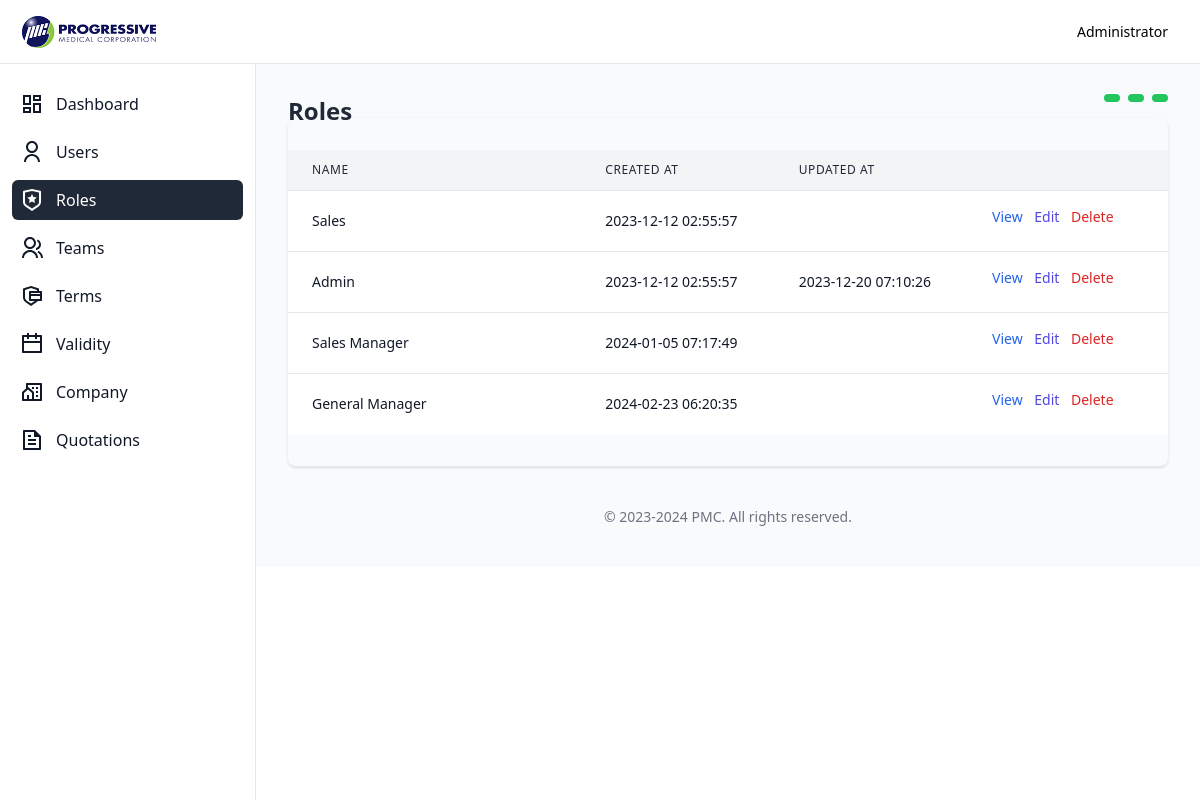
/roles (signed in), run on the app's committed database.
### tables this page shows
CREATE TABLE `role` (
  `id` int(11) NOT NULL,
  `name` varchar(100) NOT NULL,
  `created_at` timestamp NOT NULL DEFAULT current_timestamp(),
  `updated_at` timestamp NULL DEFAULT NULL
);

### Core/functions.php (called while the page is built, shortened)
<?php
function base_path($path)
{
    return BASE_PATH . $path;
}
function view($path, $attributes = [])
{
    extract($attributes);
    require base_path('views/' . $path);
}

### Http/controllers/role/index.php (called while the page is built, shortened)
<?php
$db = App::resolve('Core\Database');
$roles = $db->query("SELECT * FROM role")->get();
view("role/index.view.php", [
    'heading' => "Roles",
    'roles' => $roles,
]);

### public/index.php (called while the page is built, shortened)
<?php
require BASE_PATH . "Core/functions.php";
spl_autoload_register(function($class) {
    $phpMailerNamespace = 'PHPMailer\PHPMailer\\';
    if (strpos($class, $phpMailerNamespace) == 0) {
        $classFile = base_path("vendor/phpmailer/phpmailer/src/" . str_replace($phpMailerNamespace, '', $class) . ".php");
    }
    $classFile = base_path(str_replace('\\', DIRECTORY_SEPARATOR, $class) . ".php");
});
require base_path('bootstrap.php');
$router = new \Core\Router();
$uri = parse_url($_SERVER['REQUEST_URI'])['path'];
$method = $_POST['_method'] ?? $_SERVER['REQUEST_METHOD'];
try {
    $router->route($uri, $method);
} catch (ValidationException $exception) {
    Session::flash('errors', $exception->errors);
    Session::flash('old', $exception->old);
    return redirect($router->previousUrl());
}

### Core/App.php (called while the page is built, shortened)
<?php
class App {
    protected static $container;
    public static function setContainer($container)
    {
        static::$container = $container;
    }
    public static function container()
    {
        return static::$container;
    }
    public static function resolve($key)
    {
        return static::container()->resolve($key);
    }
}

### Core/Container.php (called while the page is built, shortened)
<?php
class Container {
    protected $bindings = [];
    public function bind($key, $resolver)
    {
        $this->bindings[$key] = $resolver;
    }
    public function resolve($key)
    {
        $resolver = $this->bindings[$key];
        return call_user_func($resolver);
    }
}

### config.php (called while the page is built)
<?php
return [
    'database' => [
        'host' => "localhost",
        'port' => 3306,
        'dbname' => "quotation",
        'charset' => 'utf8mb4',
    ],
    'mail' => [
        'host' => "smtp.larksuite.com",
        'username' => "no-reply@pmc.ph",
        'password' => "Unimex123",
        'port' => 465,
        'from' => 'no-reply@pmc.ph',
        'fromName' => 'Progressive Medical Corporation',
    ],
    'server' => [
        'APP_URL' => 'http://localhost:8000/',
    ]
];

### bootstrap.php (called while the page is built, shortened)
<?php
$container = new Container();
$container->bind('Core\Database', function () {
    $config = require base_path("config.php");
    return new Database($config['database']);
});

### Core/Database.php (called while the page is built, shortened)
<?php
class Database {
    private $connection;
    private $statement;
    public function __construct($config, $username = 'root', $password = '')
    {
        $dsn = "mysql:" . http_build_query($config, '', ';');
        $this->connection = new PDO($dsn, $username, $password, [
            PDO::ATTR_DEFAULT_FETCH_MODE => PDO::FETCH_ASSOC
        ]);
    }
    public function query($query, $params = [])
    {
        $this->statement = $this->connection->prepare($query);
        $this->statement->execute($params);
        return $this;
    }
    public function get()
    {
        return $this->statement->fetchAll();
    }
}

### views/role/index.view.php (the view, shortened to what this page needs)
<?php require base_path('views/partials/head.php') ?>
   <?php require base_path('views/partials/nav.php') ?>
   <div class="flex overflow-hidden bg-white pt-16">
      <?php require base_path('views/partials/sidebar.php') ?>
      <div id="main-content" class="h-full w-full bg-gray-50 relative overflow-y-auto lg:ml-64">
         <main class="pt-6 px-4 lg:px-8">
            <?php require base_path('views/partials/banner.php') ?>
            <div>
               <div class="flex justify-end gap-2 mb-4 -mt-12">
                  <a title="Export" href="" class="bg-green-500 hover:bg-green-700 text-white py-1 px-2 rounded text-sm"><i class="ri-file-download-line"></i></a>
                  <a title="Import" href="" class="bg-green-500 hover:bg-green-700 text-white py-1 px-2 rounded text-sm"><i class="ri-file-line"></i></a>
                  <a title="Create" href="/role/create" class="bg-green-500 hover:bg-green-700 text-white py-1 px-2 rounded text-sm"><i class="ri-add-line"></i></a>
               </div>
               <div class="shadow overflow-hidden border-b sm:rounded-lg py-8">
                  <div class="flex flex-col">
                     <div class="-my-2 overflow-x-auto sm:-mx-6 lg:-mx-8">
                        <div class="py-2 align-middle inline-block min-w-full sm:px-6 lg:px-8">
                              <div class="">
                                 <table class="min-w-full divide-y divide-gray-200 w-full">
                                    <thead>
                                       <tr>
                                          <th scope="col" class="w-1/3 px-6 py-3 bg-gray-100 text-left text-xs font-medium text-gray-800 uppercase tracking-wider">
                                             Name
                                          </th>
                                          <th scope="col" class="px-6 py-3 bg-gray-100 text-left text-xs font-medium text-gray-800 uppercase tracking-wider">
                                             Created At
                                          </th>
                                          <th scope="col" class="px-6 py-3 bg-gray-100 text-left text-xs font-medium text-gray-800 uppercase tracking-wider">
                                             Updated At
                                          </th>
                                          <th scope="col" width="200" class="px-6 py-3 bg-gray-100">
                                          </th>
                                       </tr>
                                    </thead>
                                    <tbody class="bg-white divide-y divide-gray-200">
                                    <?php foreach($roles as $role): ?>
                                          <tr>
                                             <td class="px-6 py-4 whitespace-nowrap text-sm text-gray-900">
                                                <?= ucwords($role['name']) ?>
                                             </td>
                                             <td class="px-6 py-4 whitespace-nowrap text-sm text-gray-900">
                                                <?= $role['created_at'] ?>
                                             </td>
                                             <td class="px-6 py-4 whitespace-nowrap text-sm text-gray-900">
                                                <?= $role['updated_at'] ?>
                                             </td>
                                             <td class="px-6 py-4 whitespace-nowrap text-sm font-medium">
                                                <a href="/role/show?id=<?= $role['id'] ?>" class="text-blue-600 hover:text-blue-900 mb-2 mr-2">View</a>
                                                <a href="/role/edit?id=<?= $role['id'] ?>" class="text-indigo-600 hover:text-indigo-900 mb-2 mr-2">Edit</a>
                                                <form class="inline-block" action="/role/delete" method="POST" onsubmit="return confirm('Are you sure?');">
                                                      <input type="submit" class="cursor-pointer text-red-600 hover:text-red-900 mb-2 mr-2" value="Delete">
                                                </form>
                                             </td>
                                          </tr>
                                    <?php endforeach ?>
                                    </tbody>
                                 </table>
                              </div>
                        </div>
                     </div>
                  </div>
               </div>
            </div>
         </main>
<?php require base_path('views/partials/footer.php') ?>

### Core/router.php (shortened to what this page needs)
<?php
class Router
{
    public $routes = [];
    public function add($method, $uri, $controller)
    {
        $this->routes[] = [
            'uri' => $uri,
            'controller' => $controller,
            'method' => $method,
            'middleware' => null
        ];
        return $this;
    }
    public function only($key)
    {
        $this->routes[array_key_last($this->routes)]['middleware'] = $key;
        return $this;
    }
    public function route($uri, $method)
    {
        foreach ($this->routes as $route) {
            if ($route['uri'] == $uri && $route['method'] == strtoupper($method)) {
                return require base_path('Http/controllers/' . $route['controller']);
            }
        }
    }
}

### data on the page
role: name "Sales", created_at "2023-12-12 02:55:57"
role: name "Admin", created_at "2023-12-12 02:55:57", updated_at "2023-12-20 07:10:26"
role: name "Sales Manager", created_at "2024-01-05 07:17:49"
role: name "General Manager", created_at "2024-02-23 06:20:35"
